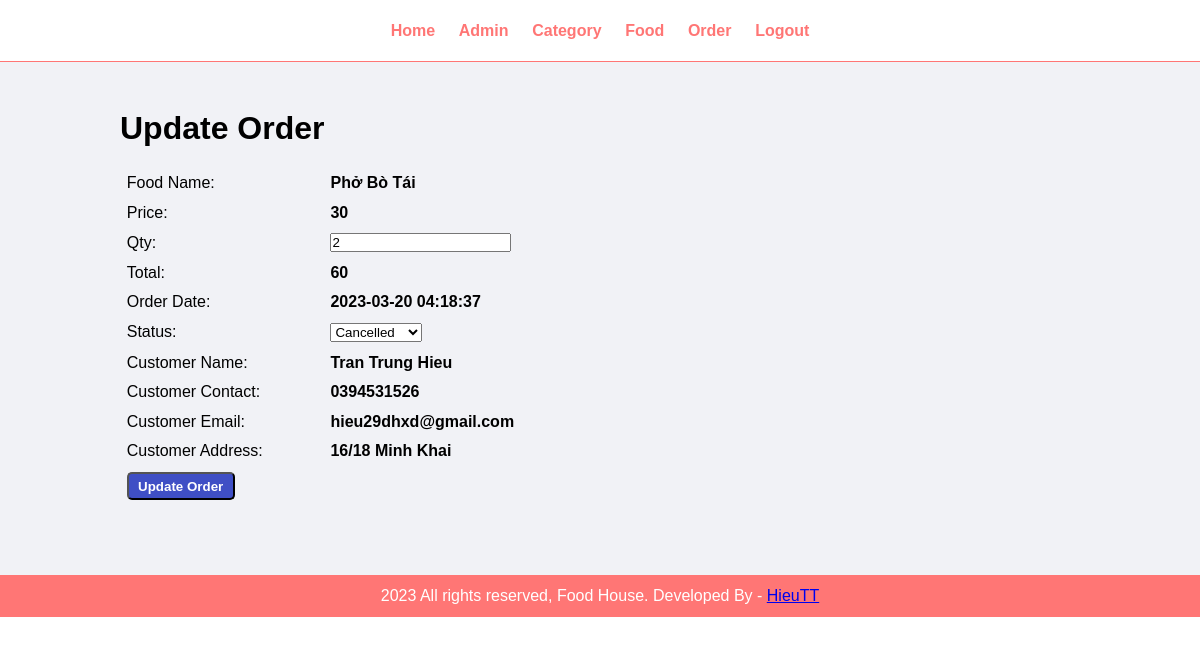
Page /admin/update-order.php?id=2 (signed in) on the committed database.
### tables this page shows
CREATE TABLE `tbl_order` (
  `id` int(10) UNSIGNED NOT NULL,
  `food` varchar(150) NOT NULL,
  `price` decimal(10,0) NOT NULL,
  `qty` int(11) NOT NULL,
  `total` decimal(10,0) NOT NULL,
  `order_date` datetime NOT NULL,
  `status` varchar(50) NOT NULL,
  `customer_name` varchar(150) NOT NULL,
  `customer_contact` varchar(20) NOT NULL,
  `customer_email` varchar(150) NOT NULL,
  `customer_address` varchar(255) NOT NULL
);

### admin/update-order.php (the view, shortened to what this page needs)
<?php include('./partials/menu.php') ?>
<div class="main-content">
  <div class="wrapper">
    <h1 class="heading">Update Order</h1>
    <?php
    if (isset($_GET['id'])) {
      $id = $_GET['id'];
      $sql = "SELECT * FROM tbl_order WHERE id=$id";
      $res = mysqli_query($conn, $sql);
      $count = mysqli_num_rows($res);
      if ($count == 1) {
        $row = mysqli_fetch_assoc($res);
        $food = $row['food'];
        $price = $row['price'];
        $qty = $row['qty'];
        $total = $row['total'];
        $order_date = $row['order_date'];
        $status = $row['status'];
        $customer_name = $row['customer_name'];
        $customer_contact = $row['customer_contact'];
        $customer_email = $row['customer_email'];
        $customer_address = $row['customer_address'];
      } else {
        header('location:' . SITEURL . 'admin/manage-order.php');
      }
    } else {
      header('location:' . SITEURL . 'admin/manage-order.php');
    }
    ?>
    <form action="" method="POST">
      <table class="tbl-30">
        <tr>
          <td>Food Name: </td>
          <td>
            <b><?php echo $food; ?></b>
          </td>
        </tr>
        <tr>
          <td>Price: </td>
          <td>
            <b><?php echo $price; ?></b>
          </td>
        </tr>
        <tr>
          <td>Qty: </td>
          <td>
            <input type="number" name="qty" value="<?php echo $qty; ?>">
          </td>
        </tr>
        <tr>
          <td>Total: </td>
          <td>
            <b><?php echo $total; ?></b>
          </td>
        </tr>
        <tr>
          <td>Order Date: </td>
          <td>
            <b><?php echo $order_date; ?></b>
          </td>
        </tr>
        <tr>
          <td>Status: </td>
          <td>
            <select name="status">
              <option <?php if ($status == "Cancelled") {
                        echo "selected";
                      } ?> value="Cancelled">Cancelled</option>
            </select>
          </td>
        </tr>
        <tr>
          <td>Customer Name: </td>
          <td>
            <b><?php echo $customer_name; ?></b>
          </td>
        </tr>
        <tr>
          <td>Customer Contact: </td>
          <td>
            <b><?php echo $customer_contact; ?></b>
          </td>
        </tr>
        <tr>
          <td>Customer Email: </td>
          <td>
            <b><?php echo $customer_email; ?></b>
          </td>
        </tr>
        <tr>
          <td>Customer Address: </td>
          <td>
            <b><?php echo $customer_address; ?></b>
          </td>
        </tr>
        <tr>
          <td colspan="2">
            <input type="submit" name="submit" value="Update Order" class="btn-secondary">
          </td>
        </tr>
      </table>
    </form>
  </div>
</div>
<?php include('./partials/footer.php') ?>

### css/admin.css (style rules this page uses)
* { padding: 0; margin: 0; font-family: Arial, Helvetica, sans-serif; }
.wrapper { padding: 1%; width: 80%; margin: 0 auto; }
.heading { margin-bottom: 20px; }
table tr td { padding: 1%; }
.tbl-30 { width: 50%; }
.btn-secondary { background: #3f4fc5; color: #fff; font-weight: 600; padding: 1% 2%; margin-bottom: 20px; text-decoration: none; border-radius: 5px; }
.main-content { background: #f1f2f6; padding: 3% 0; }

### rows in the picture
tbl_order: food "Phở Bò Tái", price "30", qty "2", total "60", order_date "2023-03-20 04:18:37", status "Cancelled", customer_name "Tran Trung Hieu", customer_contact "0394531526", customer_email "hieu29dhxd@gmail.com", customer_address "16/18 Minh Khai"
